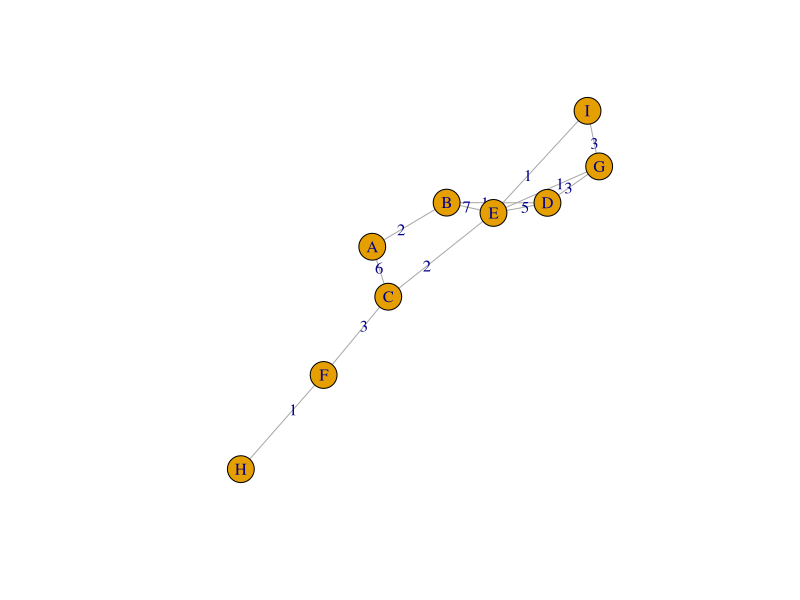
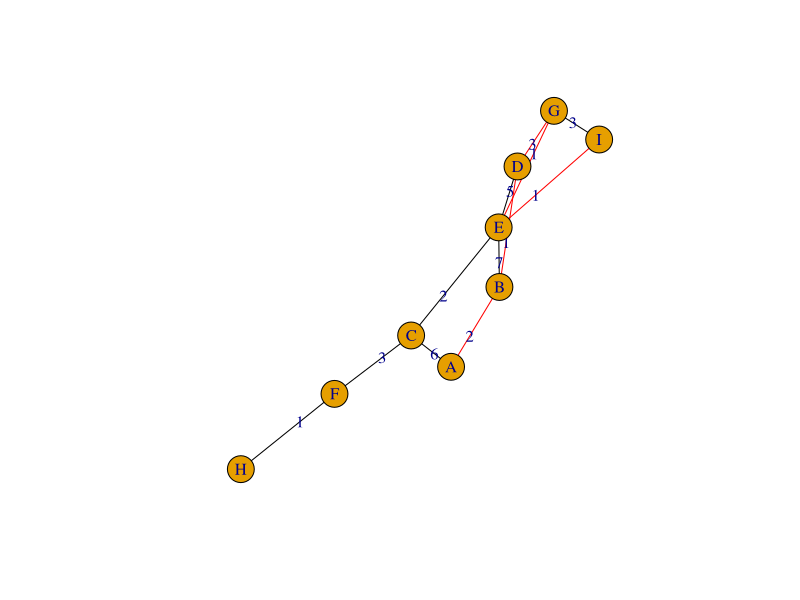
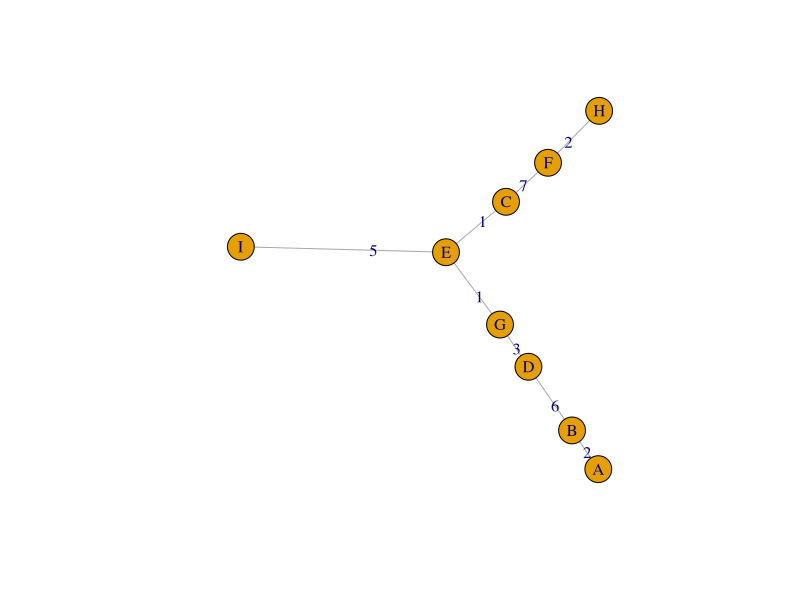
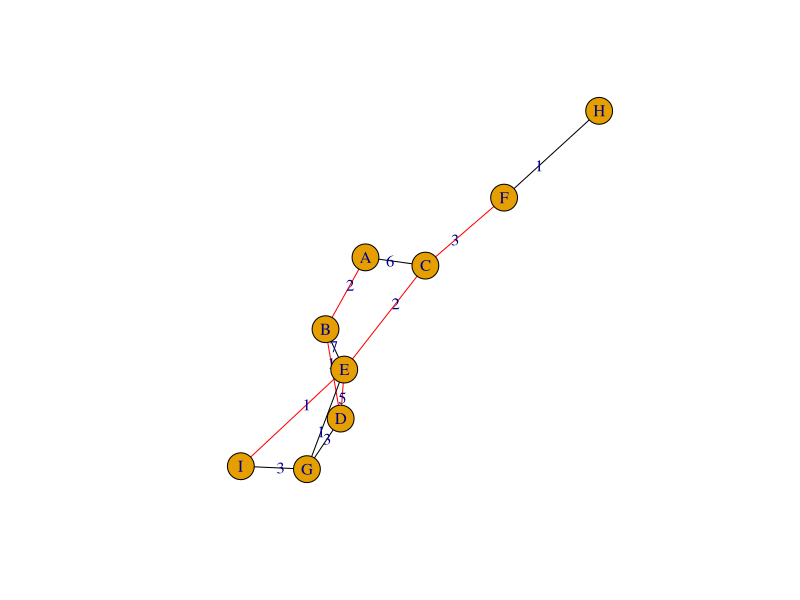

Write the R code that produced these figures, in order.
library(igraph)
library(dplyr)
library(glue)


#Create graph:

simple_df <- data.frame(from = c("A", "A", "B", "B", "C", "C", "F", "D", "D", "G", "G", "E"), 
                        to = c("B", "C", "D", "E", "E", "F", "H", "E", "G", "I", "E", "I"),
                        weight = c(2, 6, 1, 7, 2, 3, 1, 5, 3, 3, 1, 1))

simple_df_graph <- graph.data.frame(simple_df, directed = FALSE)

plot(simple_df_graph, edge.label = E(simple_df_graph)$weight, layout=layout_with_fr)


#a) Shortest Path from A to I
shortest_A_I <- igraph::shortest_paths(simple_df_graph, "A", "I", output="both", weights=NULL, algorithm = "dijkstra")

shortest_path_edges <- E(simple_df_graph, path = shortest_A_I$vpath[[1]])

#Plot original graph but colour code shortest path edges in red
plot(simple_df_graph, edge.label = E(simple_df_graph)$weight, 
     edge.color = if_else(E(simple_df_graph) %in% shortest_path_edges, "red", "black"), layout=layout_with_fr)





#b) MST 
mst <- igraph::mst(simple_df_graph, algorithm = 'prim')

plot(mst, edge.label = E(simple_df_graph)$weight)



#c) Kou's Algorithm (Sonic Version) - imagine edges C-F and D-E are mandatory, as are nodes A and I (start/end points)
target_list <- c("A", "I", "D", "E", "C", "F")

#Need to set weight of 'mandatory' edges to 0, otherwise we could end up going the long way round unecessarily & not actually including the mandatory edge
simple_df_mod <- simple_df %>%
    mutate(weight = if_else((from == 'C' & to == 'F') | (from == 'D' & to == 'E'), 0, weight))


#Turn into graph again:
simple_df_graph <- graph.data.frame(simple_df_mod, directed = FALSE)


#Compute distance graph
dist_df <- igraph::distances(simple_df_graph, target_list, target_list, weights = NULL, algorithm = "dijkstra")

#Reshape from a matrix into an actual dataframe (i.e. pivot longer)
dist_df <- reshape2::melt(dist_df)

#And re-label the variables
colnames(dist_df) <- c("from", "to", "weight")

#Now create a graph object from dist_df, and compute the Minimum Spanning Tree Graph of it via Prim's algorithm - just to get target edge pairs.
dist_graph <- igraph::graph.data.frame(d=dist_df, directed = FALSE)
dist_mst <- igraph::mst(dist_graph, algorithm = 'prim')

#Store edge pairs
mst_edge_list <- igraph::get.edgelist(dist_mst)

#Now find shortest path connecting each MST 'edge pair' in context of original graph
steiner_edge_list <- c()
    for(row_i in 1:length(mst_edge_list[,1])){
        i <- mst_edge_list[row_i,1]
        j <- mst_edge_list[row_i,2]
        path <- igraph::shortest_paths(simple_df_graph, i, to = j, output = "both", weights = NULL, algorithm = 'dijkstra')
        steiner_edge_list <- c(steiner_edge_list, as_ids(path$epath[[1]]))
    }

#Remove duplicates
steiner_edge_list <- unique(steiner_edge_list)

simple_df_final <- simple_df %>%
    mutate(steiner_edge = if_else((glue("{from}|{to}") %in% steiner_edge_list)
                  |(glue("{to}|{from}") %in% steiner_edge_list), 1, 0))

#Now plot original graph showing Steiner Edges:
simple_df_graph <- graph.data.frame(simple_df_final, directed = FALSE)


plot(simple_df_graph, edge.label = E(simple_df_graph)$weight, 
     edge.color = if_else(simple_df_final$steiner_edge == 1, "red", "black"), layout=layout_with_fr)


